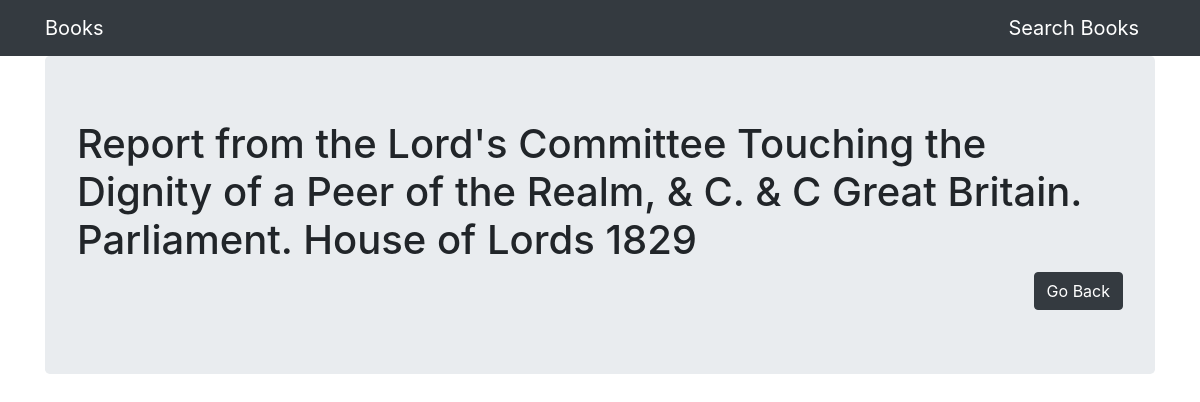
/books/book-detail/4/, run on the app's committed database.
### Books/models.py (models this page shows, shortened)
class Book(models.Model):
    title = models.CharField(max_length=100)
    author = models.CharField(max_length=50)
    publication_date = models.IntegerField(null=True, blank=True)
    language = models.CharField(max_length=50, null=True, blank=True)

### Books/views.py (the view)
# urls.py: path('book-detail/<pk>/', BookDetailView.as_view(), name='book-detail'),
class BookDetailView(DetailView):
    model = Book
    template_name = 'books/book_detail.html'
    context_object_name = 'book'

### Books/templates/books/book_detail.html
{% extends "books/base.html" %}
{% block content %}
<p class="h1">
    {{ book.title }} {{ book.author }} {{ book.publication_date }}{{ book.isbn_10}}{{ book.pages }}
</p>
<div class="text-right">
<a class="btn btn-dark" href="{% url 'books-list' %}" role="button">Go Back</a>
</div>
{% endblock content %}

### data on the page
Book: title "Report from the Lord's Committee Touching the Dignity of a Peer of the Realm, & C. & C", author "Great Britain. Parliament. House of Lords", publication_date "1829"
